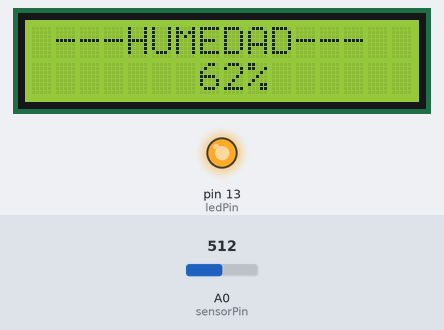
Bench run of a sketch on a simulated Arduino Uno, built with avr-gcc and run on an emulated ATmega328P. On the bench: 16×2 character LCD, output pins drawn as LEDs (lit = HIGH). The inputs (shaded band) are chosen by the test bench; at power-on: A0 (sensorPin) = 512.

Above: at 5.2 s.
5.3 s: A0 (sensorPin) set to 537
At 6.5 s:
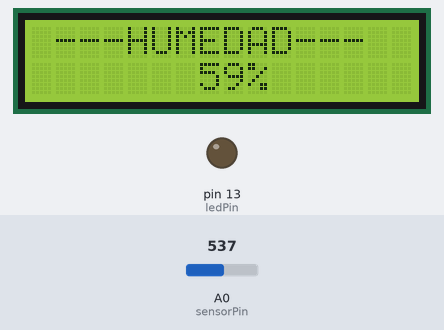
9.4 s: A0 (sensorPin) set to 716
At 11.0 s:
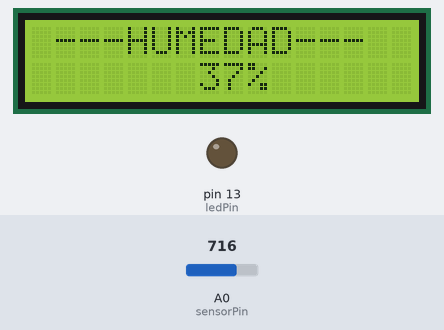
12.7 s: A0 (sensorPin) set to 511
At 13.7 s:
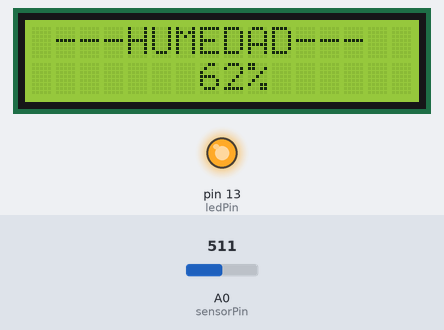
Timing chart, 0 to 15.7 s (numbered marks = the images above; inputs shaded):
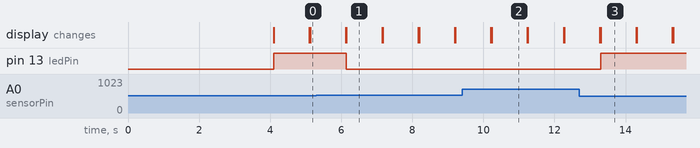

The sketch:

arduino9.ino
```cpp
#include <LiquidCrystal_I2C.h>
LiquidCrystal_I2C lcd(0x27,16,2);

const int sensorPin = A0;
const int ledPin = 13;  // Pin de la placa para conectar la luz LED

int sensorValue = 0;
int percentValue = 0;

void setup() {
 lcd.init();
 lcd.backlight();
 lcd.setCursor(0,0);
 lcd.print("Bienvenido.......");
 delay(4000);
 lcd.clear();

 pinMode(ledPin, OUTPUT); // Configura el pin de la LED como salida
}

void loop() {

 sensorValue = analogRead(sensorPin);
 percentValue = map(sensorValue, 1023, 200, 0, 100);
 lcd.setCursor(0, 0);
 lcd.print(" ---HUMEDAD--- ");
 lcd.setCursor(7, 1);

 lcd.print(percentValue);
 lcd.print("%");

 if (percentValue > 60) {
   digitalWrite(ledPin, HIGH); // Enciende la luz LED si la humedad es superior al 60%
 } else {
   digitalWrite(ledPin, LOW); // Apaga la luz LED si la humedad no supera el 60%
 }

 delay(1000);
 lcd.clear();
}
```

Measured:
- the behaviour switches between 520 and 521 on A0 (sensorPin) (found by bisection; images 0 and 1)
- after the input at 5.3 s, pin 13 (ledPin): HIGH → LOW after 0.85 s; the display: first differs from a run without the input after 0.85 s (image 1)
- after the input at 9.4 s, the display: first differs from a run without the input after 0.83 s (image 2)
- after the input at 12.7 s, pin 13 (ledPin): LOW → HIGH after 0.60 s; the display: first differs from a run without the input after 0.60 s (image 3)
- what the display in image 1 shows lasts 1.0 s, from 6.1 s to 7.1 s
